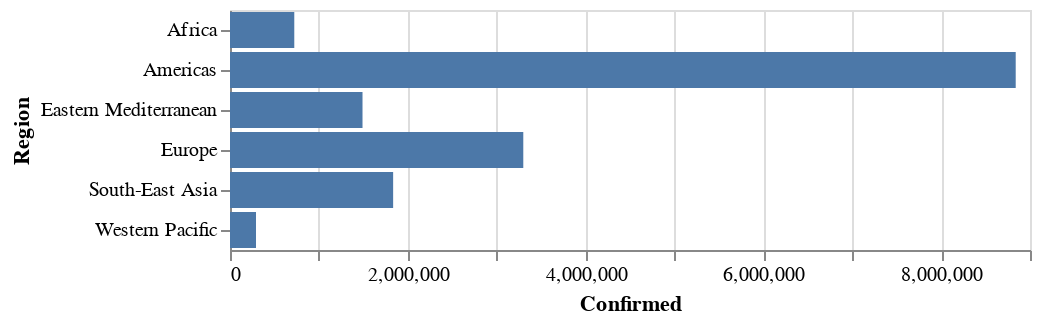

Notebook code cell kept with this figure:
### Markdown cell above
### The encode method

Let us now try to understand the encode method.

The `Chart.encode()` method provides several **channels** for mapping the data columns to visual attributes of which we will review three in this notebook:

1. position channels - `x`, `y`, `theta` etc.
2. mark property channels - `color`, `size`, `row`, `column` etc.
3. text and tooltip channels - `text`, `tooltip`

In the code above we encode the position channel `x` with the data column `Region`. Which means the x-axis values are inferred from the data column `Region`. What about the `:N` ?

#### Encoding types

The encoding type of a data column determines how altair interprets the values of the column. The data columns can be encoded in several different types:

| encoding type | shorthand* | description |
|---|---|---|
| `quantitative` | `Q` | continuous real valued quantity |
| `ordinal` | `O` | discrete ordered quantity |
| `norminal` | `N` | discrete unordered category |
| `temporal` | `T` | time or date value |
| `geojson` | `G` | geographic shape |

To learn more about encoding types refer:
https://altair-viz.github.io/user_guide/encoding.html#encoding-data-types 

Since `Region` is a categorical variable, we choose the type as `nominal`. Note that it is very important to choose the appropriate encoding type. 

### Shorthand

A **shorthand** is used to conviniently specify the column name and it's type as a string. (It is used to specify the aggregate type as well). 

`x = 'Region:N'` is short for `x = alt.X(field='Region', type='nominal')`

The shorthand is used throughout this notebook.

### Observations on the basic bar chart

This is a straightforward rendering of the bar chart, where we see the number of confirmed cases by region. This is a much better graph compared to matplotlib's basic bar chart. However Altair provides many options to improve over this. Let us take a step by step approach to improve this chart.

### Try out the horizontal format?

We may be tempted to experiment with a horizontal layout of the graph instead. With `altair` this can be done simply by interchanging the x-axis and y-axis values i.e. put quantitative values on the x-axis and categoricals on the y-axis.

### Code cell
(alt.Chart(data)
    .mark_bar()
    .encode(
            x='Confirmed:Q', # put quantitative values on the x-axis
            y='Region:N',
           )
)

### Figure 1 — Vega-Lite specification as saved in the notebook (floating-point values rounded to 4 significant figures)
{"config": {"view": {"continuousWidth": 400, "continuousHeight": 300}}, "data": {"name": "data-863ebb4242ba9b5a2bd4e20db4f44d26"}, "mark": "bar", "encoding": {"x": {"field": "Confirmed", "type": "quantitative"}, "y": {"field": "Region", "type": "nominal"}}, "$schema": "https://vega.github.io/schema/vega-lite/v4.17.0.json", "datasets": {"data-863ebb4242ba9b5a2bd4e20db4f44d26": [{"Region": "Africa", "Confirmed": 723207, "Deaths": 12223, "Recovered": 440645, "Active": 270339}, {"Region": "Americas", "Confirmed": 8839286, "Deaths": 342732, "Recovered": 4468616, "Active": 4027938}, {"Region": "Eastern Mediterranean", "Confirmed": 1490744, "Deaths": 38339, "Recovered": 1201400, "Active": 251005}, {"Region": "Europe", "Confirmed": 3299523, "Deaths": 211144, "Recovered": 1993723, "Active": 1094656}, {"Region": "South-East Asia", "Confirmed": 1835297, "Deaths": 41349, "Recovered": 1156933, "Active": 637015}, {"Region": "Western Pacific", "Confirmed": 292428, "Deaths": 8249, "Recovered": 206770, "Active": 77409}]}}
